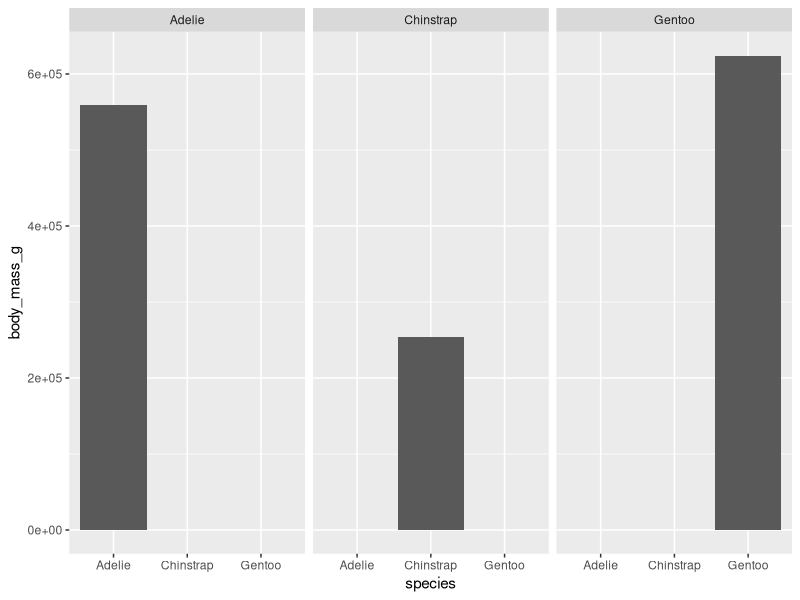
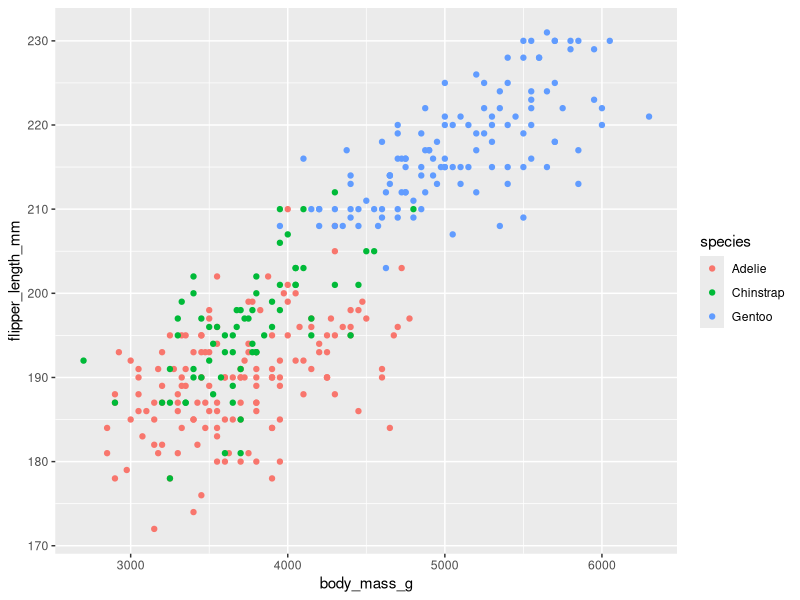
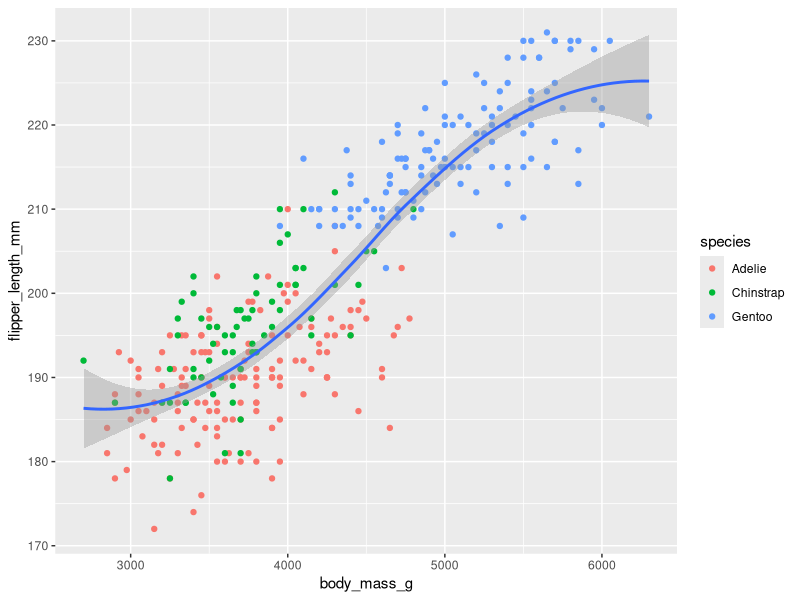
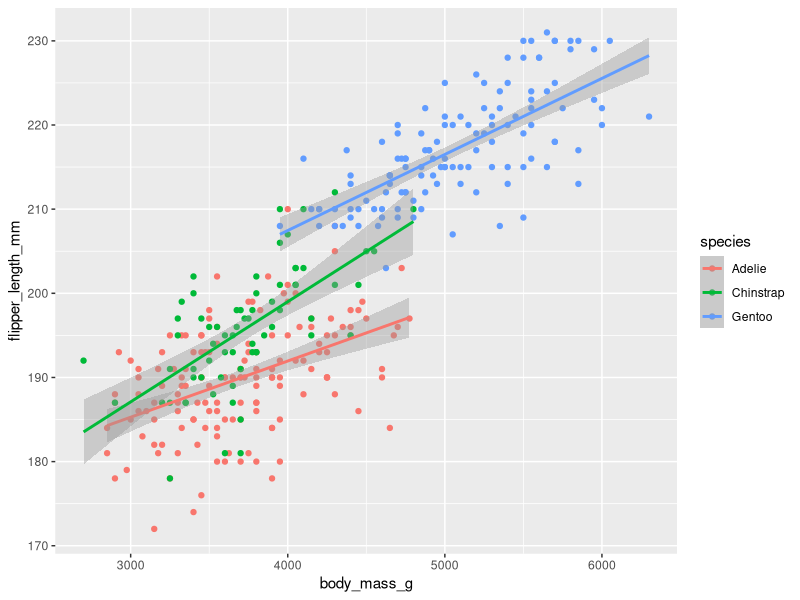

Here is the R script that generated these plots, in order:
## ---- chunk 1
knitr::opts_chunk$set(echo = TRUE)
library(palmerpenguins)
library(tidyverse)
## ---- chunk 2
view(penguins)
## ---- chunk 3
dim(penguins)
## ---- chunk 4
?penguins
## ---- chunk 5
colnames(penguins)
## ---- chunk 6
ggplot(data = penguins, aes(x = species, y = body_mass_g)) +
  geom_bar(stat = "identity") +
  facet_wrap(~species)
## ---- chunk 7
ggplot(data = penguins) +
  geom_point(mapping = aes(x=body_mass_g, y = flipper_length_mm, color = species)) 
  
## ---- chunk 8
ggplot(data = penguins) +
  geom_point(mapping = aes(x = body_mass_g, y = flipper_length_mm, color = species)) +
  geom_smooth(mapping = aes(x = body_mass_g, y = flipper_length_mm))
  
## ---- chunk 9
penguins %>%
  ggplot(mapping = aes(x = body_mass_g, y=flipper_length_mm, color=species)) +
  geom_point() +
  geom_smooth(method="lm")
